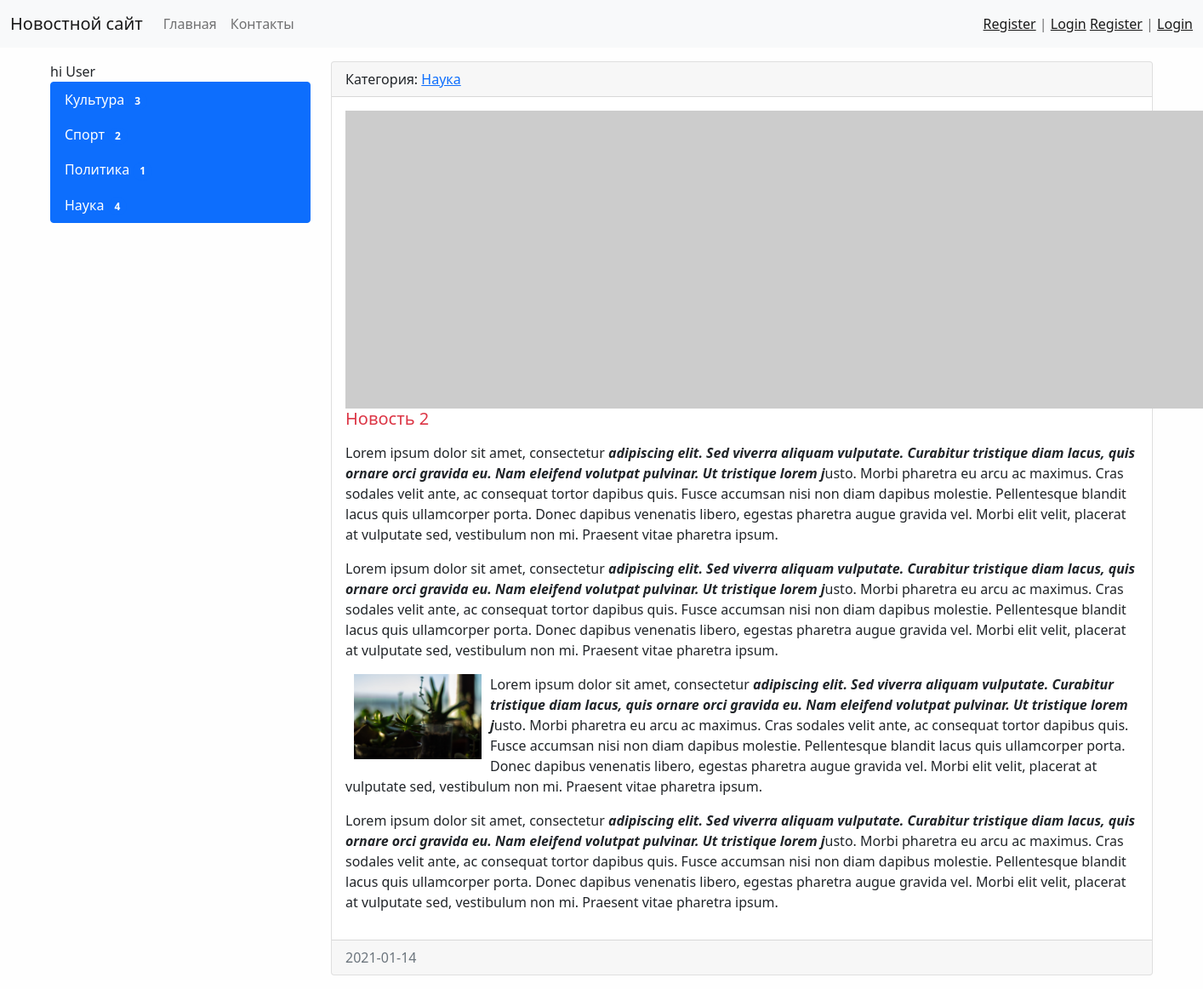
Screenshot of /news/2/ with the database file from the repository.
### news/models.py (models this page shows, shortened)
class Category(models.Model):
    title = models.CharField(max_length=50, db_index=True, verbose_name='Категория') # db_Index = true - индексирует это поле, делает более быстрым для поиска
    def get_absolute_url(self):
        return reverse('category', kwargs={'category_id': self.pk})
    def __str__(self):
        return self.title #+ ' ' + self.content
    class Meta:
        verbose_name = 'Категория'# наименование модели в единственном числе
        verbose_name_plural = 'Категории'# наименование для множественного числа
        ordering = ['title']# сортировка записей по нескольким полям

class News(models.Model):
    title = models.CharField(max_length=50, verbose_name='Наименование') # обязательный аргумент
    content = models.TextField(blank = True, verbose_name='Контент') # blank = True -необязательный для заполнения
    created_at = models.DateTimeField(auto_now_add= True,verbose_name='Дата публикации')# при редактировании дата не изменяется
    updated_at = models.DateTimeField(auto_now=True, verbose_name='Обновлено')# время каждого сохраннения записи
    photo = models.ImageField(upload_to='photos/%y/%m/%d/', verbose_name='Фото', blank = True)# куда именно сохранять картинки
    is_published = models.BooleanField(default=True, verbose_name='Опубликовано?', blank = True)# черновик, значение по умолчанию - тру
    category = models.ForeignKey('Category', on_delete=models.PROTECT, null=True)# models.PROTECT - защита от удаления совместных данных
    views = models.IntegerField(default=0)# количество просмотров с лефолнтым щначенем 0
    class Meta:
        verbose_name = 'Новость'# наименование модели в единственном числе
        verbose_name_plural = 'Новости'# наименование для множественного числа
        ordering = ['created_at']# сортировка записей по нескольким полям

### news/views.py (the view)
# urls.py: path('news/<int:pk>/', ViewNews.as_view(), name='view_news'),#'news/<int:news_id>/'
class ViewNews(DetailView):
    model = News

### news/templatetags/news_tags.py (called while the page is built)
@register.inclusion_tag('news/list_categories.html')
def show_categories(arg1 = 'Hello', arg2 = ' Word'):
    categories = Category.objects.annotate(count=Count('news', filter=F('news__is_published'))).filter(
        count__gt=0)  # кол-во новостей в категории большше 0
    return {'categories': categories, 'arg1': arg1, 'arg2': arg2}

### news/templates/news/news_detail.html (shortened to what this page needs)
{% extends 'base.html' %}
{% block sidebar %}
{% include 'inc/_sidebar.html' %}
{% endblock %}
{% block content %}
<div class="card mb-3">
    <div class="card-header">
        Категория: <a href ="{{ object.category.get_absolute_url }}">{{ object.category }}</a>
    </div>
    <div class="card-body">
        {% if new.photo %}
        <img src="{{ new.photo.url }}" width = '350' height="200" class = 'float-left mr-3'>
        {% else %}
        <img src="https://picsum.photos//id/1060/350/300/?blur=1" class = 'float-left mr-3'>
        {% endif %}
        <h5 class="card-title {% cycle 'text-danger' 'text-success' %}">{{ object.title }}</h5>
        <p class="card-text">{{ object.content|safe|linebreaks}}</p>
    </div>
    <div class="card-footer text-muted">
        {{ object.created_at|date:"Y-m-d" }}
    </div>
</div>
{% endblock %}

### news/templates/news/list_categories.html
 <div class="list-group">
     {{ arg1 }} {{ arg2 }}
        {% for item in categories %}
        <a href="{{ item.get_absolute_url }}" class="list-group-item list-group-item-action active" aria-current="true">
            {{ item.title }}    <span class="badge bg-primary rounded-pill">{{ item.count }}</span>
        </a>
        {% endfor %}
    </div>

### testsite/static/css/style.css (style rules this page uses)
body { background-color: #fefefe; }

### rows the page displays
Category: title "Культура", count "3"
Category: title "Спорт", count "2"
Category: title "Политика", count "1"
Category: title "Наука", count "4"
News: category "Наука", title "Новость 2", content "Lorem ipsum dolor sit amet, consectetur adipiscing elit. Sed viverra aliquam vulputate. Curabitur tristique diam lacus, quis ornare orci gravida eu. Nam eleifend volutpat pulvinar. Ut tristique lorem j usto. Morbi pharetra eu arcu ac maximus. Cras sodales velit ante, ac consequat tortor dapibus quis. Fusce accumsan nisi non diam dapibus molestie. Pellentesque blandit lacus quis ullamcorper porta. Donec dapibus venenatis libero, egestas pharetra augue gravida vel. Morbi elit velit, placerat at vulputate sed, vestibulum non mi. Praesent vitae pharetra ipsum. Lorem ipsum dolor sit amet, consectetur adipiscing elit. Sed viverra aliquam vulputate. Curabitur tristique diam lacus, quis ornare orci…", content (picture), created_at "2021-01-14"

### other values shown
{{ arg1 }} "hi"
{{ arg2 }} "User"
